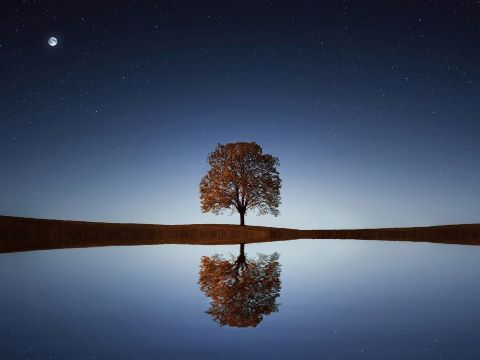
#> input picture IMproctools/bck.jpg, 480 x 360 px
$ python exposure_contrast.py
#> lines starting #> are read from the running program, lines starting #| are printed output that depends on the picture
#> further down, original is the input picture: shape (360, 480, 3); mean B, G, R 101.4, 78.9, 67.5
import cv2
import numpy as np

def exposure(img, stops=0):
#> called with stops = 0.25
    scale = 2.0 ** stops
    img = img.astype(np.float32) * scale
    img = np.clip(img, 0, 255)
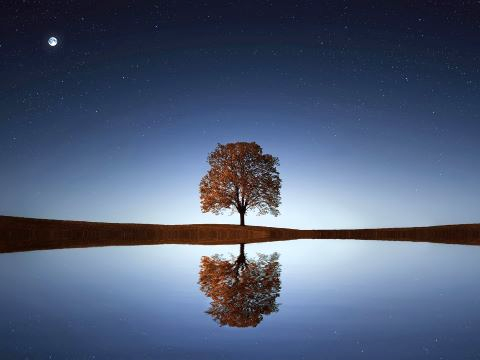
#> img: shape (360, 480, 3) float32; mean of channels 0, 1, 2 120.5, 93.9, 80.3; drawn as B, G, R
    return img.astype(np.uint8)

def contrast(img, contrast_level=0):
#> called with contrast_level = 0.95
    img = img.astype(np.float32) / 255.0
    midpoint = 0.5
    strength = contrast_level * 5
    img = 1 / (1 + np.exp(-strength * (img - midpoint)))
    img = np.clip(img * 255, 0, 255)
    return img.astype(np.uint8)

def filter(img, exposure_stops=0, contrast_level=0):
    # Adjust exposure
    img = exposure(img, exposure_stops)
    # Adjust contrast
    img = contrast(img, contrast_level)
    return img

if __name__ == "__main__":
    original = cv2.imread("bck.jpg")
    exposure1 = 0.0 #range -2 to 2
    contrast1 = 0.0 #range -0.4 to 1.4
    exposure1=exposure1+0.25
    contrast1=contrast1+0.95
    adjusted_img = filter(original, exposure_stops=exposure1, contrast_level=contrast1)
    cv2.imwrite("br_ct.jpg", adjusted_img)
    cv2.imshow("Original", adjusted_img)
    cv2.waitKey(0)
